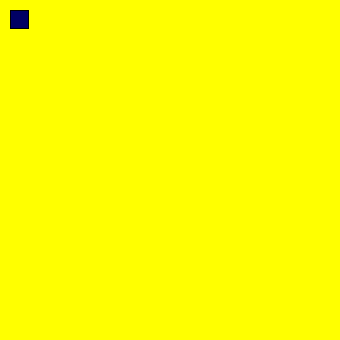
Frame 1 (no input)
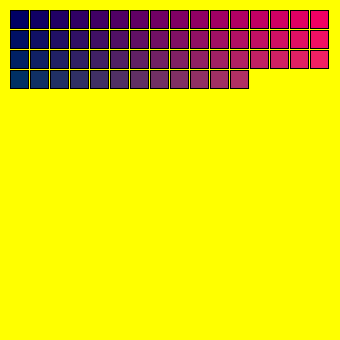
Frame 60 (the mouse pressed at the canvas centre just before this capture)
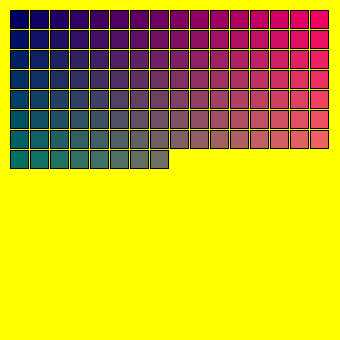
Frame 120 (the mouse held since frame 60 and released just before this capture)

The Processing sketch that drew these frames (run headless with seeded random() and noise(); from frame 60 on, the mouse is pressed at the canvas centre):

// Processing sketch: processing_132200
// ── processing_132200.pde

// Assignment 1
// Purpose: Show alternate grids if rectangles and circles, each
// time with an alternate color scheme. Colors are RGB, Red and 
// Green depend on x and y values, blue is assigned randomly. 
// There are almost an infinite variety of colors
int colr = 16;
int colg = 100;
int colb = 100;
boolean drawRect = true;
int y = 0;
int x = 0;

void setup() {
  size(340, 340);
  background(255, 255, 0);
  smooth();
}

void draw() {
  colr = x*16;
  colg = y*16;
  fill(colr, colg, colb);
  if (drawRect==true) 
    rect((x*20)+10, (y*20)+10, 18, 18);
  else
    ellipse((x*20)+20,(y*20)+20,20,20); 
  colr = x*16;
  colg = y*16;
  if (y==15 && x==15){
    background(255,255,0);
    drawRect = !drawRect;
    print (drawRect);
    colb = (int)random(255);
  }
   x = (x+1) % 16;
  if (x==0) y = (y+1)%16;
}
